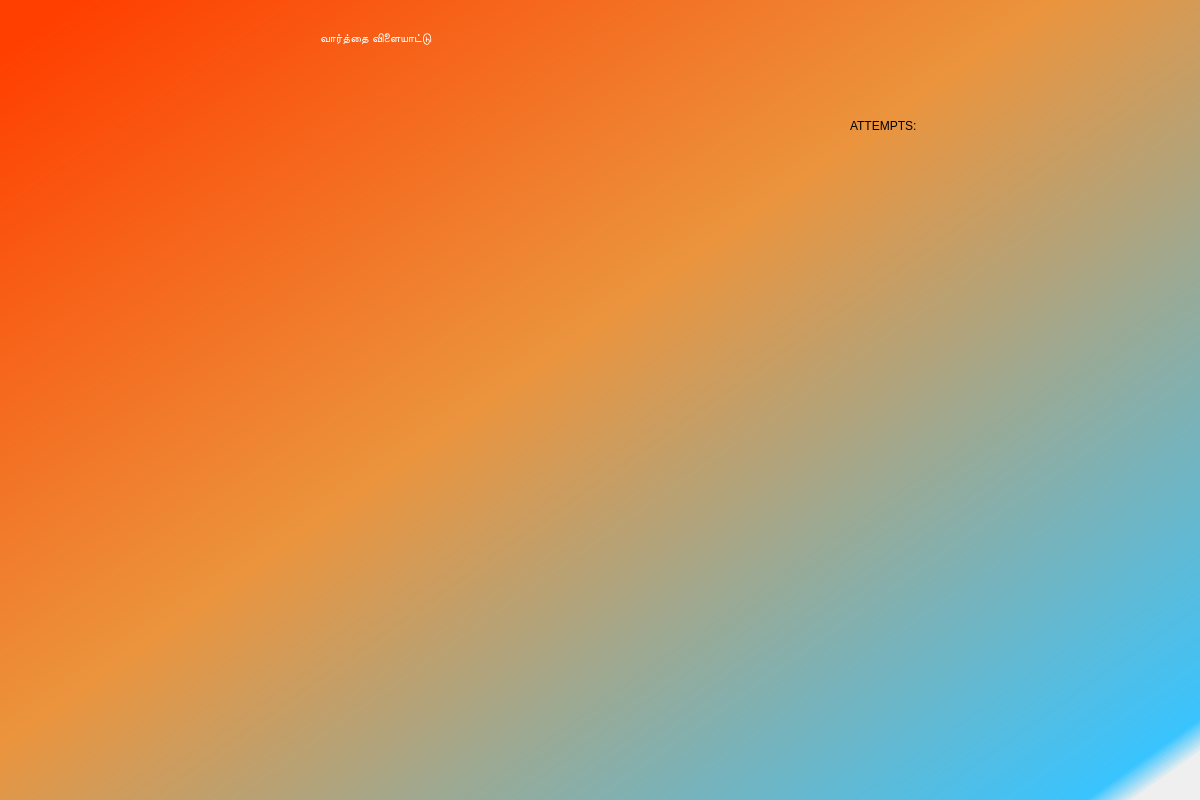
<?xml version="1.0" encoding="UTF-8"?>
<ui version="4.0">
 <class>Dialog</class>
 <widget class="QDialog" name="Dialog">
  <property name="geometry">
   <rect>
    <x>0</x>
    <y>0</y>
    <width>1200</width>
    <height>800</height>
   </rect>
  </property>
  <property name="windowTitle">
   <string>Dialog</string>
  </property>
  <widget class="QWidget" name="Background" native="true">
   <property name="geometry">
    <rect>
     <x>-40</x>
     <y>-40</y>
     <width>1241</width>
     <height>851</height>
    </rect>
   </property>
   <property name="styleSheet">
    <string notr="true">#Background{
background-color: qlineargradient(spread:pad, x1:0, y1:0, x2:0.98, y2:0.949, stop:0.0746269 rgba(255, 63, 0, 255), stop:0.487562 rgba(235, 148, 61, 255), stop:0.98 rgba(57, 196, 255, 255), stop:1 rgba(0, 0, 0, 0));
}</string>
   </property>
   <widget class="QLabel" name="label">
    <property name="geometry">
     <rect>
      <x>360</x>
      <y>0</y>
      <width>691</width>
      <height>141</height>
     </rect>
    </property>
    <property name="styleSheet">
     <string notr="true">
color: rgb(255, 255, 255);
font: 28pt &quot;MS Shell Dlg 2&quot;;</string>
    </property>
    <property name="text">
     <string>
வார்த்தை விளையாட்டு</string>
    </property>
   </widget>
   <widget class="QListWidget" name="A1">
    <property name="geometry">
     <rect>
      <x>40</x>
      <y>320</y>
      <width>241</width>
      <height>51</height>
     </rect>
    </property>
    <property name="focusPolicy">
     <enum>Qt::NoFocus</enum>
    </property>
    <property name="acceptDrops">
     <bool>false</bool>
    </property>
    <property name="styleSheet">
     <string notr="true">font: 75 14pt &quot;Times New Roman&quot;;
background-color: rgba(0,0,0,0);


</string>
    </property>
   </widget>
   <widget class="QListWidget" name="A2">
    <property name="geometry">
     <rect>
      <x>280</x>
      <y>320</y>
      <width>241</width>
      <height>51</height>
     </rect>
    </property>
    <property name="focusPolicy">
     <enum>Qt::NoFocus</enum>
    </property>
    <property name="styleSheet">
     <string notr="true">font: 75 14pt &quot;Times New Roman&quot;;
background-color: rgba(0,0,0,0);


</string>
    </property>
   </widget>
   <widget class="QListWidget" name="A3">
    <property name="geometry">
     <rect>
      <x>520</x>
      <y>320</y>
      <width>241</width>
      <height>51</height>
     </rect>
    </property>
    <property name="styleSheet">
     <string notr="true">font: 75 14pt &quot;Times New Roman&quot;;
background-color: rgba(0,0,0,0);



</string>
    </property>
   </widget>
   <widget class="QListWidget" name="A4">
    <property name="geometry">
     <rect>
      <x>760</x>
      <y>320</y>
      <width>241</width>
      <height>51</height>
     </rect>
    </property>
    <property name="styleSheet">
     <string notr="true">font: 75 14pt &quot;Times New Roman&quot;;
background-color: rgba(0,0,0,0);


</string>
    </property>
   </widget>
   <widget class="QListWidget" name="A5">
    <property name="geometry">
     <rect>
      <x>1000</x>
      <y>320</y>
      <width>241</width>
      <height>51</height>
     </rect>
    </property>
    <property name="styleSheet">
     <string notr="true">font: 75 14pt &quot;Times New Roman&quot;;
background-color: rgba(0,0,0,0);

</string>
    </property>
   </widget>
   <widget class="QListWidget" name="R3">
    <property name="geometry">
     <rect>
      <x>510</x>
      <y>540</y>
      <width>241</width>
      <height>51</height>
     </rect>
    </property>
    <property name="styleSheet">
     <string notr="true">font: 75 14pt &quot;Times New Roman&quot;;
background-color: rgba(0,0,0,0);
</string>
    </property>
   </widget>
   <widget class="QListWidget" name="R4">
    <property name="geometry">
     <rect>
      <x>750</x>
      <y>540</y>
      <width>241</width>
      <height>51</height>
     </rect>
    </property>
    <property name="styleSheet">
     <string notr="true">font: 75 14pt &quot;Times New Roman&quot;;
background-color: rgba(0,0,0,0);
</string>
    </property>
   </widget>
   <widget class="QListWidget" name="R5">
    <property name="geometry">
     <rect>
      <x>990</x>
      <y>540</y>
      <width>241</width>
      <height>51</height>
     </rect>
    </property>
    <property name="styleSheet">
     <string notr="true">font: 75 14pt &quot;Times New Roman&quot;;
background-color: rgba(0,0,0,0);

</string>
    </property>
   </widget>
   <widget class="QListWidget" name="R2">
    <property name="geometry">
     <rect>
      <x>270</x>
      <y>540</y>
      <width>241</width>
      <height>51</height>
     </rect>
    </property>
    <property name="styleSheet">
     <string notr="true">font: 75 14pt &quot;Times New Roman&quot;;
background-color: rgba(0,0,0,0);

</string>
    </property>
   </widget>
   <widget class="QListWidget" name="R1">
    <property name="geometry">
     <rect>
      <x>30</x>
      <y>540</y>
      <width>241</width>
      <height>51</height>
     </rect>
    </property>
    <property name="styleSheet">
     <string notr="true">font: 75 14pt &quot;Times New Roman&quot;;
background-color: rgba(0,0,0,0);

</string>
    </property>
   </widget>
   <widget class="QListWidget" name="Decision">
    <property name="geometry">
     <rect>
      <x>390</x>
      <y>710</y>
      <width>541</width>
      <height>81</height>
     </rect>
    </property>
    <property name="maximumSize">
     <size>
      <width>541</width>
      <height>81</height>
     </size>
    </property>
    <property name="styleSheet">
     <string notr="true">font: 75 14pt &quot;Times New Roman&quot;;
background-color: rgba(0,0,0,0);
border:none;</string>
    </property>
   </widget>
   <widget class="QLabel" name="label_3">
    <property name="geometry">
     <rect>
      <x>890</x>
      <y>150</y>
      <width>151</width>
      <height>31</height>
     </rect>
    </property>
    <property name="styleSheet">
     <string notr="true">font: 75 16pt &quot;Times New Roman&quot;;</string>
    </property>
    <property name="text">
     <string>ATTEMPTS:</string>
    </property>
   </widget>
   <widget class="QListWidget" name="Attempts">
    <property name="geometry">
     <rect>
      <x>1040</x>
      <y>150</y>
      <width>91</width>
      <height>41</height>
     </rect>
    </property>
    <property name="styleSheet">
     <string notr="true">font: 75 14pt &quot;Times New Roman&quot;;
background-color: rgba(0,0,0,0);
border:none;
</string>
    </property>
   </widget>
  </widget>
 </widget>
 <resources/>
 <connections/>
</ui>
